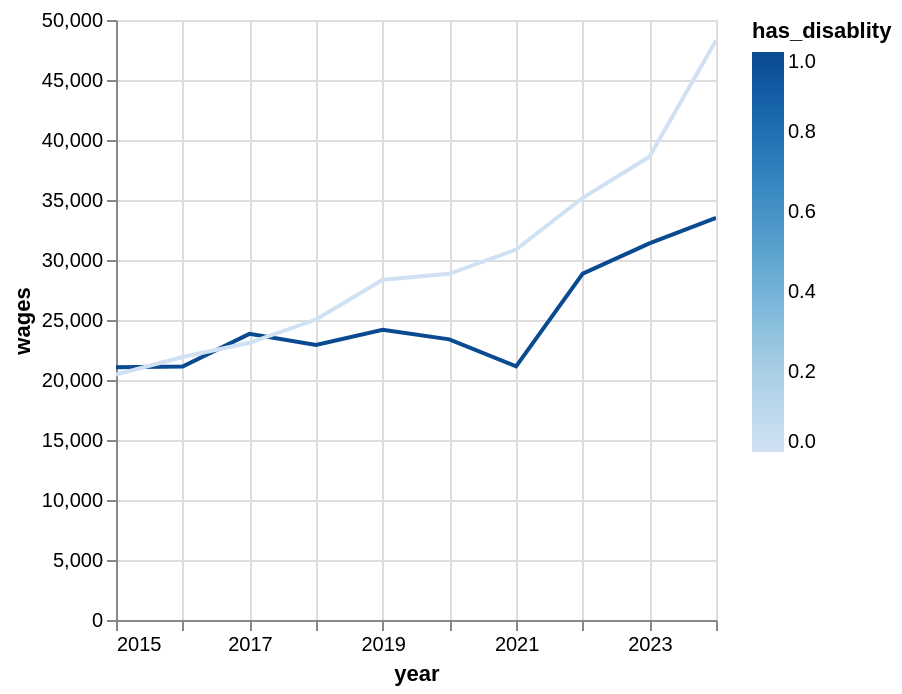

Notebook code for this chart:
### Code cell
(
    panel_common_2019_2020
        #.filter((pl.col('is_employed_no_disablity') == 1)|(pl.col('is_employed_has_disablity') == 1))
        #.filter(pl.col('h7_2').is_in(['October', 'November', 'December']))
        .filter(pl.col('idind').is_in(working_statuses_1['idind'].implode()))
        .with_columns(pl.col('year').cast(pl.Int32).cast(pl.String).str.to_date("%Y"))
        .group_by(['year', 'has_disablity']).agg(pl.col('wages').mean())
).plot.line(x='year', y='wages', color='has_disablity')

### Figure 1 — Vega specification as saved in the notebook (floating-point values rounded to 4 significant figures)
{"$schema": "https://vega.github.io/schema/vega/v6.json", "data": [{"name": "param_1e9efca18e7a2868_store"}, {"name": "source_0", "values": [{"year": "2023-01-01T00:00:00.000", "has_disablity": 1, "wages": 31390.0}, {"year": "2024-01-01T00:00:00.000", "has_disablity": 0, "wages": 48280.0}, {"year": "2015-01-01T00:00:00.000", "has_disablity": 0, "wages": 20460.0}, {"year": "2024-01-01T00:00:00.000", "has_disablity": 1, "wages": 33520.0}, {"year": "2021-01-01T00:00:00.000", "has_disablity": 0, "wages": 30870.0}, {"year": "2016-01-01T00:00:00.000", "has_disablity": 0, "wages": 21910.0}, {"year": "2015-01-01T00:00:00.000", "has_disablity": 1, "wages": 21070.0}, {"year": "2018-01-01T00:00:00.000", "has_disablity": 1, "wages": 22920.0}, {"year": "2019-01-01T00:00:00.000", "has_disablity": 1, "wages": 24180.0}, {"year": "2022-01-01T00:00:00.000", "has_disablity": 0, "wages": 35190.0}, {"year": "2018-01-01T00:00:00.000", "has_disablity": 0, "wages": 25040.0}, {"year": "2016-01-01T00:00:00.000", "has_disablity": 1, "wages": 21130.0}, {"year": "2020-01-01T00:00:00.000", "has_disablity": 1, "wages": 23390.0}, {"year": "2021-01-01T00:00:00.000", "has_disablity": 1, "wages": 21140.0}, {"year": "2022-01-01T00:00:00.000", "has_disablity": 1, "wages": 28860.0}, {"year": "2020-01-01T00:00:00.000", "has_disablity": 0, "wages": 28850.0}, {"year": "2019-01-01T00:00:00.000", "has_disablity": 0, "wages": 28360.0}, {"year": "2023-01-01T00:00:00.000", "has_disablity": 0, "wages": 38600.0}, {"year": "2017-01-01T00:00:00.000", "has_disablity": 1, "wages": 23850.0}, {"year": "2017-01-01T00:00:00.000", "has_disablity": 0, "wages": 23100.0}], "transform": [{"type": "formula", "expr": "toDate(datum['year'])", "as": "year"}]}, {"name": "source_0_y_domain_wages", "values": [{"min": 20460.0, "max": 48280.0}]}, {"name": "source_0_color_domain_has_disablity", "values": [{"min": 0, "max": 1}]}], "signals": [{"name": "unit", "value": {}, "on": [{"events": "pointermove", "update": "isTuple(group()) ? group() : unit"}]}, {"name": "param_1e9efca18e7a2868", "update": "vlSelectionResolve(\"param_1e9efca18e7a2868_store\", \"union\")"}, {"name": "param_1e9efca18e7a2868_year", "on": [{"events": [{"source": "view", "type": "dblclick"}], "update": "null"}, {"events": {"signal": "param_1e9efca18e7a2868_translate_delta"}, "update": "panLinear(param_1e9efca18e7a2868_translate_anchor.extent_x, -param_1e9efca18e7a2868_translate_delta.x / width)"}, {"events": {"signal": "param_1e9efca18e7a2868_zoom_delta"}, "update": "zoomLinear(domain(\"x\"), param_1e9efca18e7a2868_zoom_anchor.x, param_1e9efca18e7a2868_zoom_delta)"}]}, {"name": "param_1e9efca18e7a2868_wages", "on": [{"events": [{"source": "view", "type": "dblclick"}], "update": "null"}, {"events": {"signal": "param_1e9efca18e7a2868_translate_delta"}, "update": "panLinear(param_1e9efca18e7a2868_translate_anchor.extent_y, param_1e9efca18e7a2868_translate_delta.y / height)"}, {"events": {"signal": "param_1e9efca18e7a2868_zoom_delta"}, "update": "zoomLinear(domain(\"y\"), param_1e9efca18e7a2868_zoom_anchor.y, param_1e9efca18e7a2868_zoom_delta)"}]}, {"name": "param_1e9efca18e7a2868_tuple", "on": [{"events": [{"signal": "param_1e9efca18e7a2868_year || param_1e9efca18e7a2868_wages"}], "update": "param_1e9efca18e7a2868_year && param_1e9efca18e7a2868_wages ? {unit: \"\", fields: param_1e9efca18e7a2868_tuple_fields, values: [param_1e9efca18e7a2868_year,param_1e9efca18e7a2868_wages]} : null"}]}, {"name": "param_1e9efca18e7a2868_tuple_fields", "value": [{"field": "year", "channel": "x", "type": "R"}, {"field": "wages", "channel": "y", "type": "R"}]}, {"name": "param_1e9efca18e7a2868_translate_anchor", "value": {}, "on": [{"events": [{"source": "scope", "type": "pointerdown"}], "update": "{x: x(unit), y: y(unit), extent_x: domain(\"x\"), extent_y: domain(\"y\")}"}]}, {"name": "param_1e9efca18e7a2868_translate_delta", "value": {}, "on": [{"events": [{"source": "window", "between": [{"source": "scope", "type": "pointerdown"}, {"source": "window", "type": "pointerup"}], "type": "pointermove", "consume": true}], "update": "{x: param_1e9efca18e7a2868_translate_anchor.x - x(unit), y: param_1e9efca18e7a2868_translate_anchor.y - y(unit)}"}]}, {"name": "param_1e9efca18e7a2868_zoom_anchor", "on": [{"events": [{"source": "scope", "type": "wheel", "consume": true}], "update": "{x: invert(\"x\", x(unit)), y: invert(\"y\", y(unit))}"}]}, {"name": "param_1e9efca18e7a2868_zoom_delta", "on": [{"events": [{"source": "scope", "type": "wheel", "consume": true}], "update": "pow(1.001, event.deltaY * pow(16, event.deltaMode))", "force": true}]}, {"name": "param_1e9efca18e7a2868_modify", "on": [{"events": {"signal": "param_1e9efca18e7a2868_tuple"}, "update": "modify(\"param_1e9efca18e7a2868_store\", param_1e9efca18e7a2868_tuple, true)"}]}], "marks": [{"type": "group", "name": "pathgroup", "from": {"facet": {"data": "source_0", "name": "faceted_path_main", "groupby": ["has_disablity"]}}, "encode": {"update": {"width": {"field": {"signal": null, "datum": null, "group": "width", "parent": null}}, "height": {"field": {"signal": null, "datum": null, "group": "height", "parent": null}}}}, "marks": [{"type": "line", "name": "marks", "from": {"data": "faceted_path_main"}, "sort": {"field": "x"}, "encode": {"update": {"x": {"field": "year", "scale": "x"}, "stroke": {"field": "has_disablity", "scale": "color"}, "y": {"field": "wages", "scale": "y"}, "defined": {"signal": "isValid(datum[\"year\"]) && isFinite(+datum[\"year\"]) && isValid(datum[\"wages\"]) && isFinite(+datum[\"wages\"]) && isValid(datum[\"has_disablity\"]) && isFinite(+datum[\"has_disablity\"])"}, "tooltip": {"signal": "{\"year\": timeFormat(datum[\"year\"], \"%b %d, %Y\"), \"wages\": format(datum[\"wages\"], \"\"), \"has_disablity\": format(datum[\"has_disablity\"], \"\")}"}}}, "interactive": true, "clip": true, "style": ["line"]}]}], "scales": [{"name": "x", "type": "time", "domain": {"data": "source_0", "field": "year"}, "range": [0, {"signal": "width"}], "domainRaw": {"signal": "param_1e9efca18e7a2868[\"year\"]"}}, {"name": "y", "type": "linear", "domain": [{"signal": "(data(\"source_0_y_domain_wages\")[0] || {}).min"}, {"signal": "(data(\"source_0_y_domain_wages\")[0] || {}).max"}], "range": [{"signal": "height"}, 0], "zero": true, "domainRaw": {"signal": "param_1e9efca18e7a2868[\"wages\"]"}, "nice": true}, {"name": "color", "type": "linear", "domain": [{"signal": "(data(\"source_0_color_domain_has_disablity\")[0] || {}).min"}, {"signal": "(data(\"source_0_color_domain_has_disablity\")[0] || {}).max"}], "range": "ramp", "interpolate": "hcl", "zero": false}], "axes": [{"scale": "x", "minExtent": 0, "orient": "bottom", "labels": false, "ticks": false, "tickCount": {"signal": "ceil(width/40)"}, "zindex": 0, "gridScale": "y", "domain": false, "grid": true, "aria": false, "maxExtent": 0}, {"scale": "y", "orient": "left", "maxExtent": 0, "grid": true, "minExtent": 0, "labels": false, "tickCount": {"signal": "ceil(height/40)"}, "aria": false, "ticks": false, "zindex": 0, "gridScale": "x", "domain": false}, {"scale": "x", "zindex": 0, "labelFlush": true, "tickCount": {"signal": "ceil(width/40)"}, "orient": "bottom", "grid": false, "title": "year", "labelOverlap": true}, {"scale": "y", "zindex": 0, "orient": "left", "labelOverlap": true, "tickCount": {"signal": "ceil(height/40)"}, "title": "wages", "grid": false}], "style": "cell", "background": "white", "width": 300, "padding": 5, "height": 300, "legends": [{"stroke": "color", "gradientLength": {"signal": "clamp(height, 64, 200)"}, "title": "has_disablity"}]}
